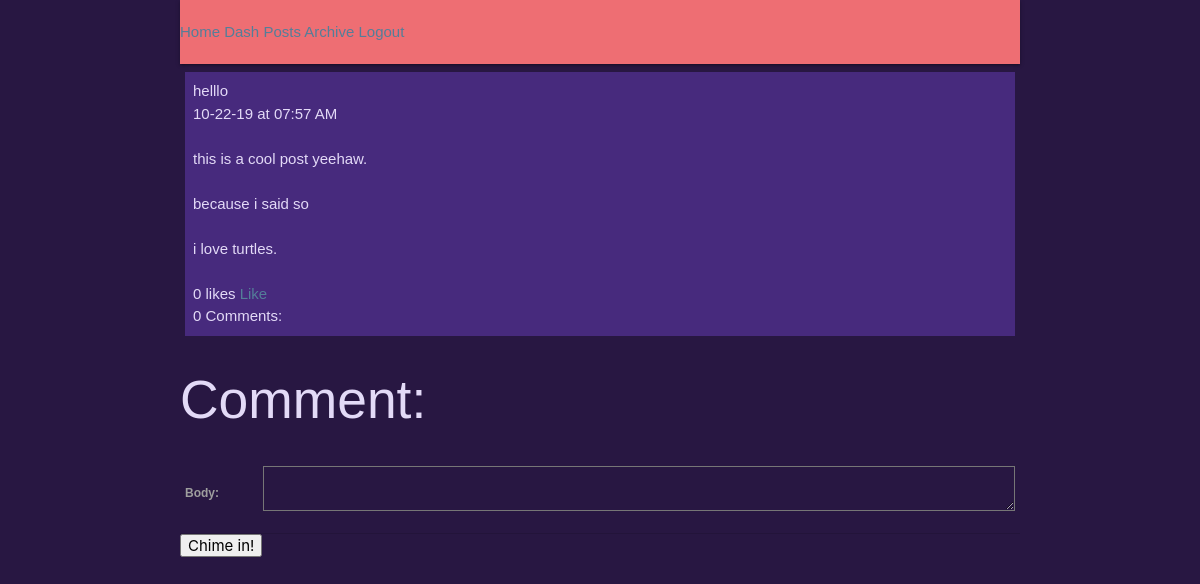
Before: /ben/posts/58/ (signed in) with the older database file.
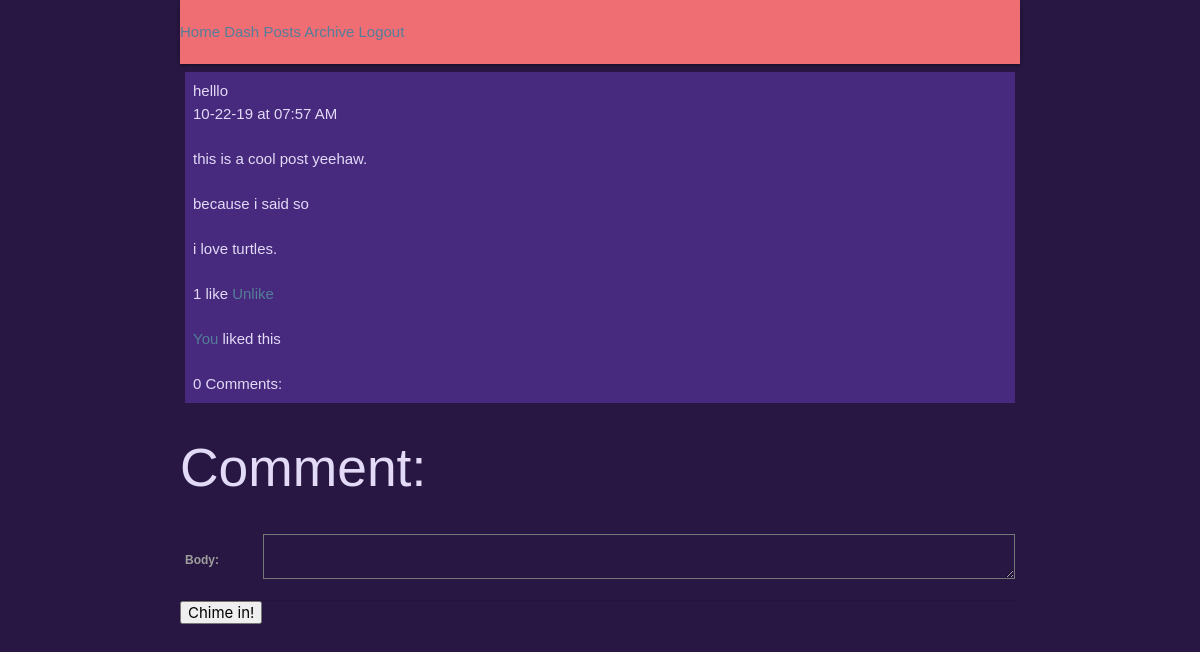
After: the same page with the newer database file.
### posts/models.py (models this page shows)
class Post(models.Model):
        title = models.CharField(max_length=100)
        pub_date = models.DateTimeField('date published', auto_now_add=True)
        body = models.TextField()
        user = models.ForeignKey(User, on_delete=models.CASCADE, null=True)
        def utc_to_local(self, utc_datetime):
	        return utc_datetime.astimezone(tz=None)
        def __str__(self):
	        date = self.utc_to_local(self.pub_date).strftime('%m-%d-%y')
	        time = self.utc_to_local(self.pub_date).strftime('%I:%M %p')
	        return '%s at %s \n\n %s \n\n' % (date, time, self.body)

### comments/models.py (models this page shows)
class Like(models.Model):
    post = models.ForeignKey(Post, on_delete=models.CASCADE, null=True)
    liker = models.ForeignKey(User, on_delete=models.CASCADE, null=True)

### posts/views.py (the view)
# urls.py: url(r'^(?P<post_number>\d+)/$', views.displayPost, name='display-post'),
def displayPost(request, username, post_number):
    post = Post.objects.get(user=User.objects.get(username=username), id=post_number)
    comments = Comment.objects.filter(post=post)
    if request.method == "POST":
        comment_text = request.POST.get('the_comment')
        comment = Comment(body=comment_text, post=post, user=request.user)
        comment.save()
        user = request.user.username
        num_comments = post.comment_set.count()
        response_data = {
        'comment': str(comment),
        'comment_id': comment.id,
        'user':user,
        'comment_count': num_comments
        }
        return JsonResponse(response_data)
    else:
        comment_form = CommentForm()
        reply_form = ReplyForm()
    num_comments = post.comment_set.count()
    context = {
        'post': post,
        'comments':comments,
        'num_comments':num_comments,
        'comment_form': comment_form,
        'reply_form': reply_form # not initially in template. generated via ajax call if user clicks on reply link.
    }
    return render(request, 'posts/single_post.html', context)

### comments/forms.py
class CommentForm(ModelForm):
    class Meta:
    	model = Comment
    	fields = ('body',)
    	widgets = {'body': forms.Textarea(attrs={'id': 'comment-text'})}

class ReplyForm(ModelForm):
    class Meta:
        model = Reply
        fields = ('body',)
        widgets = {'body': forms.Textarea(attrs={'id': 'reply-text', 'rows': 2, 'cols': 50})}

### posts/templatetags/likes_features.py (called while the page is built)
@register.simple_tag
def like_text(count):
	if count == 1:
		return str(count) + " like"
	else:
		return str(count) + " likes"

@register.simple_tag
def comment_text(count):
	if count == 1:
		return str(count) + " Comment"
	else:
		return str(count) + " Comments"

@register.simple_tag
def like_button(user, post):
	if user.like_set.filter(post=post):
		like_text = "Unlike"
	else:
		like_text = "Like"
	return like_text

### posts/templates/posts/single_post.html (shortened to what this page needs)
{% extends 'Blog/base.html' %}
{% load likes_features %}
{% block content %}
<div class="post">
{{ post.title|linebreaksbr }}<br>
{{ post|linebreaksbr }}
<span class="likes" id="like-{{ post.id }}">
{% like_text post.like_set.count %}
</span>
{% if user.is_authenticated %}
<a href={% url 'comments:like' username=post.user.username post_id=post.id %} class='like-link' id="like-link-{{ post.id }}">
{% like_button request.user post %}
</a><br>
	{% if post.like_set.count > 0 %}
	<br>
		{% for like in post.like_set.all %}
			{% if like.liker == user %}
				<a href="{% url 'posts:index' user %}"> You </a>liked this<br>
			{% else %}
				<a href="{% url 'posts:index' like.liker %}">{{ like.liker }}</a> liked this<br>
			{% endif %}
		{% endfor %}
	<br>
	{% endif %}
{% endif %}
	<div id="comment-section">
	<span id="comment-count">{% comment_text post.comment_set.count %}:</span><br>
	</div>
</div>
{% if user.is_authenticated %}
	<form action="" method="post" id="comment-form">
	<h2>Comment:</h2>
		<table>
		{{ comment_form.as_table }}
		</table>
		<input type="submit", value="Chime in!">
	</form>
{% else %}
Log in to comment!
{% endif %}
{% endblock content %}

Changed rows visible on the page:
computed for Post "helllo": id "0 likes" → "1 like"
added Like: shows "You"
Other visible differences:
text no longer shown: "Like"
text now shown: "Unlike"
